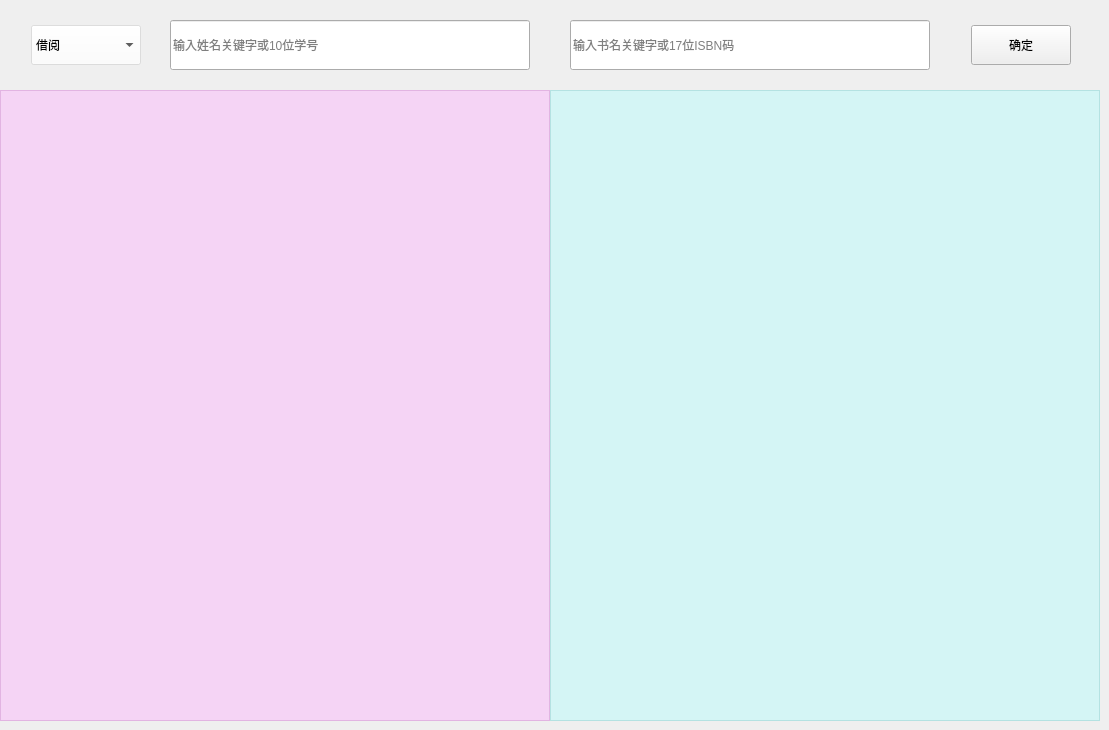
   <widget class="QWidget" name="tab_B">
    <property name="layoutDirection">
     <enum>Qt::LeftToRight</enum>
    </property>
    <property name="styleSheet">
     <string notr="true">QComboBox{
background-color: rgba(255, 255, 255, 100);font: 15pt &quot;Adobe 黑体 Std R&quot;;}
QPushButton, QLineEdit{font: 15pt &quot;Adobe 黑体 Std R&quot;;}</string>
    </property>
    <attribute name="title">
     <string>借阅管理</string>
    </attribute>
    <widget class="QLineEdit" name="jYueLIneID">
     <property name="geometry">
      <rect>
       <x>170</x>
       <y>20</y>
       <width>360</width>
       <height>50</height>
      </rect>
     </property>
     <property name="placeholderText">
      <string>输入姓名关键字或10位学号</string>
     </property>
    </widget>
    <widget class="QLineEdit" name="jYueLineISBN">
     <property name="geometry">
      <rect>
       <x>570</x>
       <y>20</y>
       <width>360</width>
       <height>50</height>
      </rect>
     </property>
     <property name="placeholderText">
      <string>输入书名关键字或17位ISBN码</string>
     </property>
    </widget>
    <widget class="QComboBox" name="jYueOrder">
     <property name="geometry">
      <rect>
       <x>31</x>
       <y>25</y>
       <width>110</width>
       <height>40</height>
      </rect>
     </property>
     <item>
      <property name="text">
       <string>借阅</string>
      </property>
     </item>
     <item>
      <property name="text">
       <string>查询</string>
      </property>
     </item>
     <item>
      <property name="text">
       <string>退还</string>
      </property>
     </item>
    </widget>
    <widget class="QListWidget" name="listLeft">
     <property name="geometry">
      <rect>
       <x>0</x>
       <y>90</y>
       <width>550</width>
       <height>631</height>
      </rect>
     </property>
     <property name="styleSheet">
      <string notr="true">background-color: rgb(255, 170, 255, 100);</string>
     </property>
    </widget>
    <widget class="QListWidget" name="listRight">
     <property name="geometry">
      <rect>
       <x>550</x>
       <y>90</y>
       <width>550</width>
       <height>631</height>
      </rect>
     </property>
     <property name="styleSheet">
      <string notr="true">background-color: rgb(170, 255, 255, 100);</string>
     </property>
    </widget>
    <widget class="QPushButton" name="jYueButton">
     <property name="geometry">
      <rect>
       <x>971</x>
       <y>25</y>
       <width>100</width>
       <height>40</height>
      </rect>
     </property>
     <property name="styleSheet">
      <string notr="true">background-image: url(:/固定/Resources/固定/登录按钮tip.jpg);</string>
     </property>
     <property name="text">
      <string>确定</string>
     </property>
    </widget>
    <widget class="QFrame" name="cannotFoundLeft">
     <property name="geometry">
      <rect>
       <x>120</x>
       <y>230</y>
       <width>271</width>
       <height>281</height>
      </rect>
     </property>
     <property name="autoFillBackground">
      <bool>false</bool>
     </property>
     <property name="styleSheet">
      <string notr="true">image: url(:/固定/Resources/固定/找不到结果.png);
background-color: rgba(255, 255, 255, 0);</string>
     </property>
     <property name="frameShape">
      <enum>QFrame::StyledPanel</enum>
     </property>
     <property name="frameShadow">
      <enum>QFrame::Raised</enum>
     </property>
    </widget>
    <widget class="QFrame" name="cannotFoundRight">
     <property name="geometry">
      <rect>
       <x>690</x>
       <y>220</y>
       <width>271</width>
       <height>281</height>
      </rect>
     </property>
     <property name="autoFillBackground">
      <bool>false</bool>
     </property>
     <property name="styleSheet">
      <string notr="true">image: url(:/固定/Resources/固定/找不到结果.png);
background-color: rgba(255, 255, 255, 0);</string>
     </property>
     <property name="frameShape">
      <enum>QFrame::StyledPanel</enum>
     </property>
     <property name="frameShadow">
      <enum>QFrame::Raised</enum>
     </property>
    </widget>
    <zorder>jYueLIneID</zorder>
    <zorder>jYueLineISBN</zorder>
    <zorder>jYueOrder</zorder>
    <zorder>listLeft</zorder>
    <zorder>jYueButton</zorder>
    <zorder>listRight</zorder>
    <zorder>cannotFoundLeft</zorder>
    <zorder>cannotFoundRight</zorder>
   </widget>
